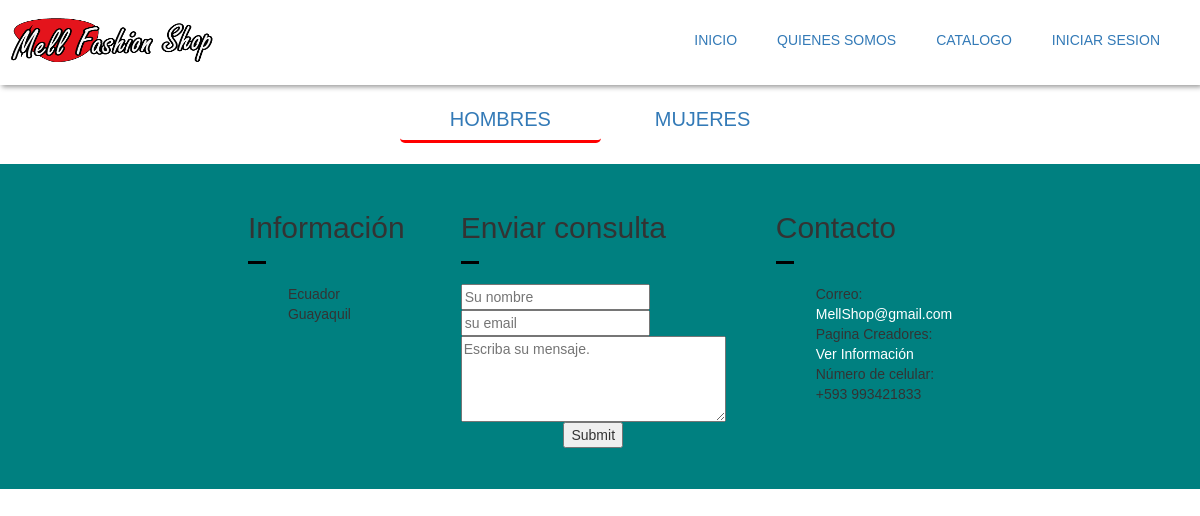
The app's page /index.php?c=User&a=showAllArticulosH, older data.
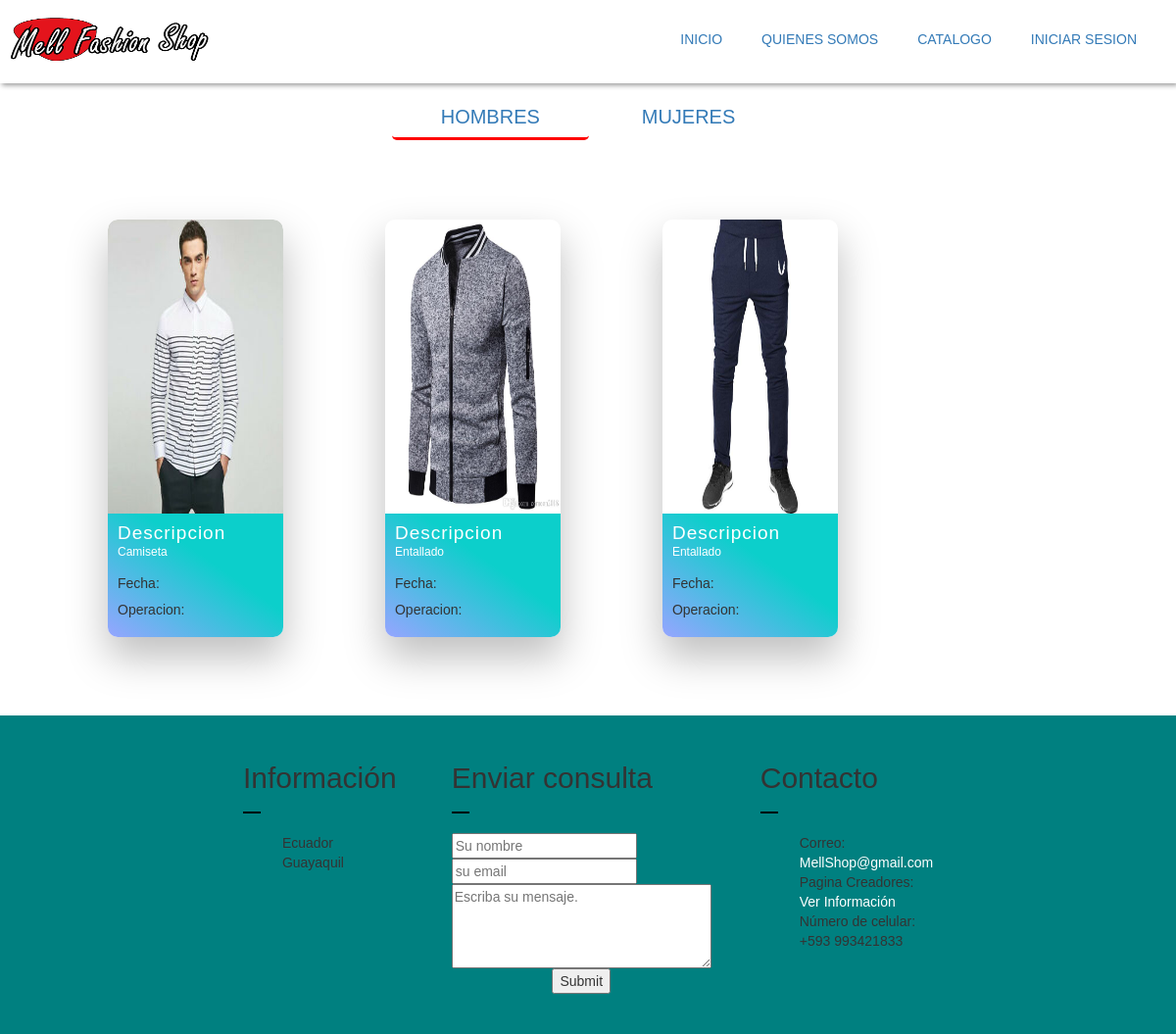
The same page, newer data.
### tables this page shows
CREATE TABLE `articulo` (
  `id_articulo` int(10) NOT NULL,
  `imagen` varchar(500) NOT NULL,
  `descripcion` varchar(500) NOT NULL,
  `costo` decimal(5,2) NOT NULL
);

### controller/User/UserController.php (called while the page is built, shortened)
<?php
    require_once 'model/DAO/ArticuloDAO.php';
    class UserController{
        private $art;
        public function __construct(){
            $this->art = new ArticuloDAO();
        }
        public function showAllArticulosH(){
            $res = $this->art->getAllArticuloH();
            require_once "views/dynamic/categoryH.php";
        }
    }
?>

### controller/RedirecController.php (called while the page is built, shortened)
<?php
    class RedirecController{
        public function router(){
            $action = (isset($_REQUEST['a'])) ? $_REQUEST['a']: 'index';
            $controller = new $controller;
            $controller->$action();
        }
    }
?>

### index.php (called while the page is built)
<?php
    require_once './controller/RedirecController.php';
    $ruter = new RedirecController();
    $ruter->router();
?>

### model/Connection.php (called while the page is built, shortened)
<?php
class Connection{
    private static $connection = null;
    public static function getConnection(){
        try{
            if(!isset(self::$connection)){
                self::$connection=new PDO("mysql:host=" . SERVIDORBD . "; port= ".PUERTO."; dbname=".NOMBREBD.";",USUARIO,PASSWORD);
                self::$connection->setAttribute(PDO::ATTR_ERRMODE,PDO::ERRMODE_EXCEPTION);
                self::$connection->exec("set character set utf8");
            }
        }catch(Exception $e){
        }
        return self::$connection;
    }
}
?>

### model/DAO/ArticuloDAO.php (called while the page is built, shortened)
<?php
    require_once 'model/Connection.php';
    class ArticuloDAO{
        private $con;
        public function __construct(){
            try{
                $this->con = Connection::getConnection();
            }catch(Exception $e){
                echo $e->getMessage();
            }
        }
        public function  getAllArticuloH(){
            $sql = "SELECT a.id_articulo,a.imagen,a.descripcion,a.costo,art.id_tipo,ag.id_genero FROM articulo a, articulo_tipo art, articulo_genero ag WHERE a.id_articulo=art.id_articulo AND a.id_articulo=ag.id_articulo and ag.id_genero=1";
            try{
                $stm = $this->con->prepare($sql);
                $stm->execute();
                return $stm->fetchAll(PDO::FETCH_ASSOC);
            }catch(PDOException $e){
                echo $e->getMessage();
            }
        }
    }
?>

### views/dynamic/categoryH.php (the view, shortened to what this page needs)
<!DOCTYPE html>
<html lang="en">
<head>
</head>
<body >
<div class="main2">
  <div class="nav-menuc">
    <nav>
    <a href="index.php?c=User&a=showAllArticulosH" style="border-bottom:3px red solid;">HOMBRES</a>
    <a href="index.php?c=User&a=showAllArticulosM">MUJERES</a>
    </nav>
  </div>
  <ul class="cards">
   <?php foreach($res as $r):?>
    <li class="cards_item">
      <div class="card">
        <div class="card_image"><img width="100%" src='<?php echo $r["imagen"];?>'></div>
        <div class="card_content">
          <h2 class="card_title">Descripcion</h2>
          <p class="card_text"><?php echo $r['descripcion'];?>
          <p>Fecha: <?php ?></p></p>
          <h5 >Operacion:</h3>
        </div>
      </div>
    </li>
  <?php
endforeach;?> </ul>
</div>
</body>
</html>

Row changes from the older to the newer data that the page shows:
added articulo: imagen (picture), descripcion "Camiseta"
added articulo: imagen (picture), descripcion "Entallado"
added articulo: imagen (picture), descripcion "Entallado"
